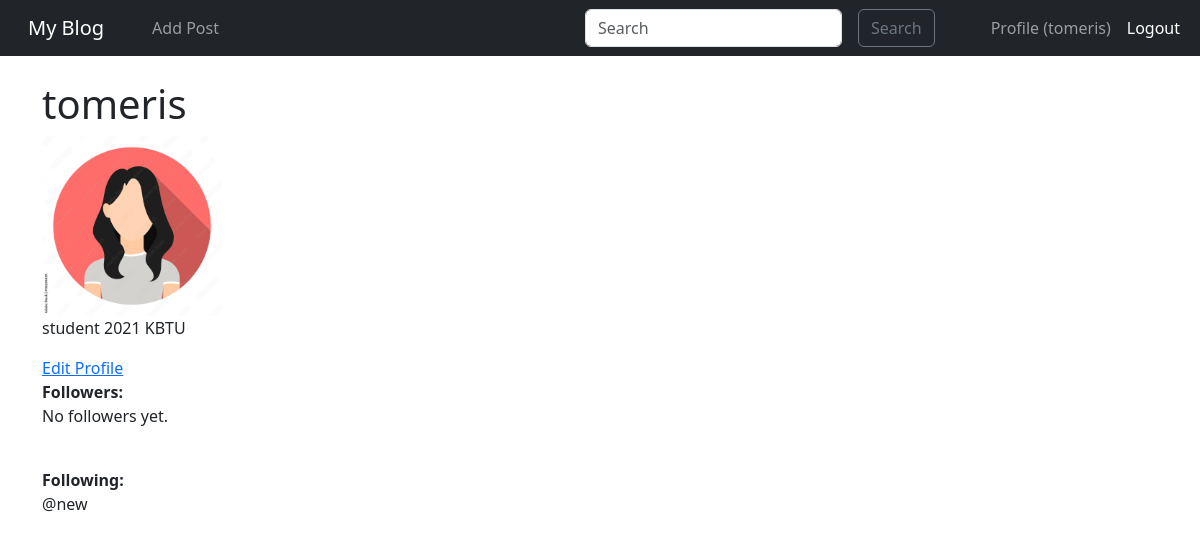
/users/profile/1 (signed in), run on the app's committed database.
### users/models.py (models this page shows, shortened)
class Profile(models.Model):
    user = models.OneToOneField(User, on_delete=models.CASCADE)
    bio = models.TextField(blank=True)
    profile_picture = models.ImageField(upload_to='profile_pictures/', blank=True)

class Follow(models.Model):
    follower = models.ForeignKey(User, related_name='following', on_delete=models.CASCADE)
    following = models.ForeignKey(User, related_name='followers', on_delete=models.CASCADE)

### users/views.py (the view)
# urls.py: path('profile/<int:pk>', profile , name='profile'),
def profile(request, pk):
    user = get_object_or_404(User, id = pk)
    profile = get_object_or_404(Profile, user=user)
    is_follower = Follow.objects.filter(follower=request.user, following=user).exists()
    users = User.objects.exclude(id=request.user.id)
    context = {
        'profile': profile,
        'is_follower': is_follower,
        'users': users,
    }
    return render(request, "registration/profile.html" , context)

### users/templates/registration/profile.html (shortened to what this page needs)
{% extends 'base.html' %}
{% load static %}
{% block content %}
<h1>{{ profile.user.username }}</h1>
{% if profile.profile_picture %}
    <img src="{{ profile.profile_picture.url }}"
         alt="Profile Picture"
         style="max-width: 180px;">
{% else %}
    <p>No picture available.</p>
{% endif %}
{% if profile.bio %}
    <p>{{ profile.bio }}</p>
{% else %}
    <p>No bio available.</p>
{% endif %}
<a href="{% url 'profile-edit' %}">Edit Profile</a> <br/>
<strong>Followers:</strong><br/>
{% for follow in profile.user.followers.all %}
    @{{ follow.follower }}<br/>
{% empty %}
    <p>No followers yet.</p>
{% endfor %}
<br/>
<strong>Following:</strong><br/>
{% for follow in profile.user.following.all %}
    @{{ follow.following }}<br/>
{% empty %}
    <p>Not following anyone yet.</p>
{% endfor %}
<br/>
{% endblock %}

### blog/templates/base.html (shortened to what this page needs)
<!doctype html>
<html lang="en">
  <head>
    <link rel="stylesheet" href="https://cdn.jsdelivr.net/npm/bootstrap@5.3.3/dist/css/bootstrap.rtl.min.css">
  </head>
  <body>
    <nav class="navbar navbar-expand-lg navbar-dark bg-dark">
      <div class="container-fluid">
        <a class="navbar-brand" href="{% url 'home' %}">My Blog</a>
        <div class="collapse navbar-collapse" id="navbarSupportedContent">
          <ul class="navbar-nav ms-auto">
            {% if user.is_authenticated %}
              <li class="nav-item">
                <a class="nav-link" href="{% url 'add-post' %}">Add Post</a>
              </li>
            {% endif %}
          </ul>
          <form class="d-flex ms-2" role="search">
            <input class="form-control ms-3" type="search" name="q" placeholder="Search" aria-label="Search" value="{{ request.GET.q }}">
            <button class="btn btn-outline-secondary" type="submit">Search</button>
          </form>
          <ul class="navbar-nav mr-auto">
            {% if user.is_authenticated %}
              <li class="nav-item">
                <a class="nav-link" href="{% url 'profile' request.user.id %}">Profile ({{ user.username }})</a>
              </li>
              <li class="nav-item">
                <form action="{% url 'logout' %}" method="post" class="d-inline">
                  <button type="submit" class="nav-link btn btn-link" style="color: white;">Logout</button>
                </form>
              </li>
            {% endif %}
          </ul>
        </div>
      </div>
    </nav>
    <br/>
    <div class="container">
      {% block content %}
      {% endblock %}
    </div>
  </body>
</html>

### data on the page
Profile: user.username "tomeris", profile_picture (picture), bio "student 2021 KBTU"
Follow: following "new"

### other printed values
{{ user.username }} "tomeris"
